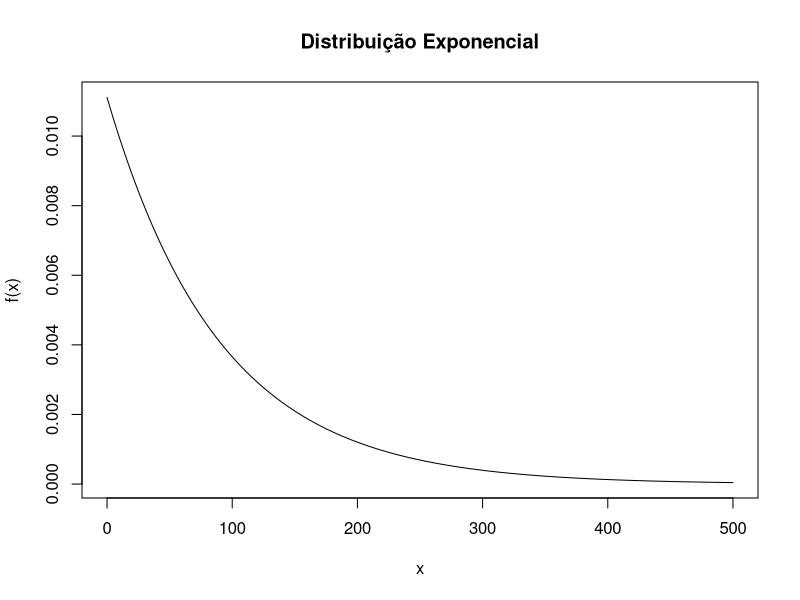

Write R code to recreate this figure.
lambda = 90 # horas

# P(X > 100)?
# P(X > 100) = 1 - P(X <= 100)
1 - pexp(100, rate=1/lambda)

x <- seq(0,500)
# "Essa expressão calcula a função de sobrevivência da distribuição exponencial, e não a densidade de probabilidade."
# "Se você quer reproduzir o gráfico original, provavelmente deve usar a densidade:"
fx <- dexp(x, rate=1/lambda)
print(fx)
plot(
  x,
  fx,
  main = "Distribuição Exponencial",
  xlab = "x",
  ylab = "f(x)",
  lwd = 1,
  type = "l",
  #ylim = 0.012
)
